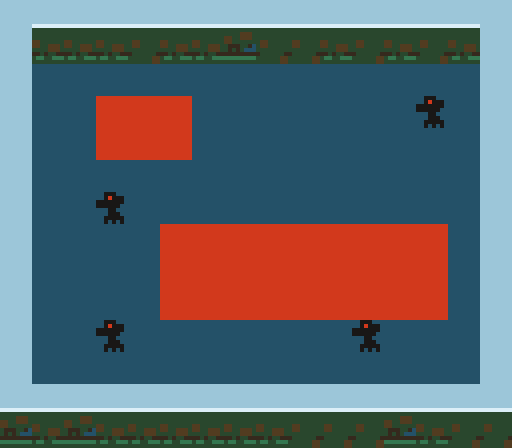

Below is a game level as drawn by its tile map, then a one-line description and the .tmx file that defines it, in full:
An orthogonal 16x14 tile map with 32x32 px tiles, 7 tile layers (Background, Walls, Enemy, Up, ...), 2 tilesets.

<map version="1.0" tiledversion="1.1.5" orientation="orthogonal" renderorder="right-down" width="16" height="14" tilewidth="32" tileheight="32" infinite="0" nextobjectid="1">
 <tileset firstgid="1" name="Itch_32" tilewidth="32" tileheight="32" tilecount="1666" columns="34">
  <image source="../../../finalGame/assets/tiles/Online/Itch_32.png" trans="ff00ff" width="1088" height="1568" />
 </tileset>
 <tileset firstgid="1667" name="Itch_32" tilewidth="32" tileheight="32" tilecount="1666" columns="34">
  <image source="../../../finalGame/assets/tiles/Online/Itch_32.png" trans="ff00ff" width="1088" height="1568" />
 </tileset>
 <layer name="Background" width="16" height="14">
  <data encoding="csv">
1194,1194,1194,1194,1194,1194,1194,1172,1172,1194,1194,1194,1194,1194,1194,1194,
1194,1194,1194,1194,1194,1194,1194,1172,1172,1194,1194,1194,1194,1194,1194,1194,
1194,1172,1172,1172,1172,1172,1172,1172,1172,1172,1172,1172,1172,1172,1172,1194,
1194,1172,1172,1172,1172,1172,1172,1172,1172,1172,1172,1172,1172,1172,1172,1194,
1172,1172,1172,1172,1172,1172,1172,1172,1172,1172,1172,1172,1172,1172,1172,1172,
1172,1172,1172,1172,1172,1172,1172,1172,1172,1172,1172,1172,1172,1172,1172,1172,
1172,1172,1172,1172,1172,1172,1172,1172,1172,1172,1172,1172,1172,1172,1172,1172,
1172,1172,1172,1172,1172,1172,1172,1172,1172,1172,1172,1172,1172,1172,1172,1172,
1194,1172,1172,1172,1172,1172,1172,1172,1172,1172,1172,1172,1172,1172,1172,1194,
1194,1172,1172,1172,1172,1172,1172,1172,1172,1172,1172,1172,1172,1172,1172,1194,
1194,1172,1172,1172,1172,1172,1172,1172,1172,1172,1172,1172,1172,1172,1172,1194,
1194,1172,1172,1172,1172,1172,1172,1172,1172,1172,1172,1172,1172,1172,1172,1194,
1194,1194,1194,1194,1194,1194,1194,1172,1172,1194,1194,1194,1194,1194,1194,1194,
1194,1194,1194,1194,1194,1194,1194,1172,1172,1194,1194,1194,1194,1194,1194,1194
</data>
 </layer>
 <layer name="Walls" width="16" height="14">
  <data encoding="csv">
1164,1066,1066,1066,1066,1066,1066,0,0,1066,1066,1066,1066,1066,1066,1164,
1164,1576,1582,1577,1588,1582,1576,0,0,1588,1579,1580,1587,1580,1587,1164,
1164,0,0,0,0,0,0,0,0,0,0,0,0,0,0,1164,
1164,0,0,778,778,778,0,0,0,0,0,0,0,0,0,1164,
1069,0,0,778,778,778,0,0,0,0,0,0,0,0,0,1069,
1099,0,0,0,0,0,0,0,0,0,0,0,0,0,0,1099,
0,0,0,0,0,0,0,0,0,0,0,0,0,0,0,0,
0,0,0,0,0,778,778,778,778,778,778,778,778,778,0,0,
1164,0,0,0,0,778,778,778,778,778,778,778,778,778,0,1164,
1164,0,0,0,0,778,778,778,778,778,778,778,778,778,0,1164,
1164,0,0,0,0,0,0,0,0,0,0,0,0,0,0,1164,
1164,0,0,0,0,0,0,0,0,0,0,0,0,0,0,1164,
1066,1066,1066,1066,1066,1066,1066,0,0,1066,1066,1066,1066,1066,1066,1066,
1578,1587,1585,1579,1576,1584,1573,0,0,1575,1581,1588,1586,1579,1588,1588
</data>
 </layer>
 <layer name="Enemy" width="16" height="14">
  <data encoding="csv">
0,0,0,0,0,0,0,0,0,0,0,0,0,0,0,0,
0,0,0,0,0,0,0,0,0,0,0,0,0,0,0,0,
0,0,0,0,0,0,0,0,0,0,0,0,0,0,0,0,
0,0,0,0,0,0,0,0,0,0,0,0,0,923,0,0,
0,0,0,0,0,0,0,0,0,0,0,0,0,0,0,0,
0,0,0,0,0,0,0,0,0,0,0,0,0,0,0,0,
0,0,0,923,0,0,0,0,0,0,0,0,0,0,0,0,
0,0,0,0,0,0,0,0,0,0,0,0,0,0,0,0,
0,0,0,0,0,0,0,0,0,0,0,0,0,0,0,0,
0,0,0,0,0,0,0,0,0,0,0,0,0,0,0,0,
0,0,0,923,0,0,0,0,0,0,0,923,0,0,0,0,
0,0,0,0,0,0,0,0,0,0,0,0,0,0,0,0,
0,0,0,0,0,0,0,0,0,0,0,0,0,0,0,0,
0,0,0,0,0,0,0,0,0,0,0,0,0,0,0,0
</data>
 </layer>
 <layer name="Up" width="16" height="14">
  <data encoding="csv">
0,0,0,0,0,0,0,1068,1068,0,0,0,0,0,0,0,
0,0,0,0,0,0,0,1105,1108,0,0,0,0,0,0,0,
0,0,0,0,0,0,0,0,0,0,0,0,0,0,0,0,
0,0,0,0,0,0,0,0,0,0,0,0,0,0,0,0,
0,0,0,0,0,0,0,0,0,0,0,0,0,0,0,0,
0,0,0,0,0,0,0,0,0,0,0,0,0,0,0,0,
0,0,0,0,0,0,0,0,0,0,0,0,0,0,0,0,
0,0,0,0,0,0,0,0,0,0,0,0,0,0,0,0,
0,0,0,0,0,0,0,0,0,0,0,0,0,0,0,0,
0,0,0,0,0,0,0,0,0,0,0,0,0,0,0,0,
0,0,0,0,0,0,0,0,0,0,0,0,0,0,0,0,
0,0,0,0,0,0,0,0,0,0,0,0,0,0,0,0,
0,0,0,0,0,0,0,0,0,0,0,0,0,0,0,0,
0,0,0,0,0,0,0,0,0,0,0,0,0,0,0,0
</data>
 </layer>
 <layer name="Down" width="16" height="14">
  <data encoding="csv">
0,0,0,0,0,0,0,0,0,0,0,0,0,0,0,0,
0,0,0,0,0,0,0,0,0,0,0,0,0,0,0,0,
0,0,0,0,0,0,0,0,0,0,0,0,0,0,0,0,
0,0,0,0,0,0,0,0,0,0,0,0,0,0,0,0,
0,0,0,0,0,0,0,0,0,0,0,0,0,0,0,0,
0,0,0,0,0,0,0,0,0,0,0,0,0,0,0,0,
0,0,0,0,0,0,0,0,0,0,0,0,0,0,0,0,
0,0,0,0,0,0,0,0,0,0,0,0,0,0,0,0,
0,0,0,0,0,0,0,0,0,0,0,0,0,0,0,0,
0,0,0,0,0,0,0,0,0,0,0,0,0,0,0,0,
0,0,0,0,0,0,0,0,0,0,0,0,0,0,0,0,
0,0,0,0,0,0,0,0,0,0,0,0,0,0,0,0,
0,0,0,0,0,0,0,1064,1064,0,0,0,0,0,0,0,
0,0,0,0,0,0,0,1099,1104,0,0,0,0,0,0,0
</data>
 </layer>
 <layer name="Left" width="16" height="14">
  <data encoding="csv">
0,0,0,0,0,0,0,0,0,0,0,0,0,0,0,0,
0,0,0,0,0,0,0,0,0,0,0,0,0,0,0,0,
0,0,0,0,0,0,0,0,0,0,0,0,0,0,0,0,
0,0,0,0,0,0,0,0,0,0,0,0,0,0,0,0,
1130,0,0,0,0,0,0,0,0,0,0,0,0,0,0,0,
1130,0,0,0,0,0,0,0,0,0,0,0,0,0,0,0,
1130,0,0,0,0,0,0,0,0,0,0,0,0,0,0,0,
1130,0,0,0,0,0,0,0,0,0,0,0,0,0,0,0,
0,0,0,0,0,0,0,0,0,0,0,0,0,0,0,0,
0,0,0,0,0,0,0,0,0,0,0,0,0,0,0,0,
0,0,0,0,0,0,0,0,0,0,0,0,0,0,0,0,
0,0,0,0,0,0,0,0,0,0,0,0,0,0,0,0,
0,0,0,0,0,0,0,0,0,0,0,0,0,0,0,0,
0,0,0,0,0,0,0,0,0,0,0,0,0,0,0,0
</data>
 </layer>
 <layer name="Right" width="16" height="14">
  <data encoding="csv">
0,0,0,0,0,0,0,0,0,0,0,0,0,0,0,0,
0,0,0,0,0,0,0,0,0,0,0,0,0,0,0,0,
0,0,0,0,0,0,0,0,0,0,0,0,0,0,0,0,
0,0,0,0,0,0,0,0,0,0,0,0,0,0,0,0,
0,0,0,0,0,0,0,0,0,0,0,0,0,0,0,1130,
0,0,0,0,0,0,0,0,0,0,0,0,0,0,0,1130,
0,0,0,0,0,0,0,0,0,0,0,0,0,0,0,1130,
0,0,0,0,0,0,0,0,0,0,0,0,0,0,0,1130,
0,0,0,0,0,0,0,0,0,0,0,0,0,0,0,0,
0,0,0,0,0,0,0,0,0,0,0,0,0,0,0,0,
0,0,0,0,0,0,0,0,0,0,0,0,0,0,0,0,
0,0,0,0,0,0,0,0,0,0,0,0,0,0,0,0,
0,0,0,0,0,0,0,0,0,0,0,0,0,0,0,0,
0,0,0,0,0,0,0,0,0,0,0,0,0,0,0,0
</data>
 </layer>
</map>
